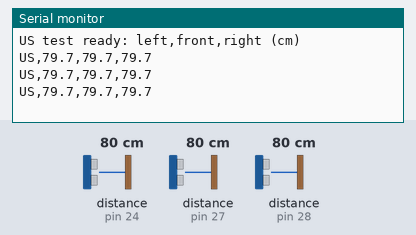
The sketch below on a simulated Arduino Mega 2560, built with avr-gcc and run on an emulated ATmega2560. On the bench: the last lines printed to the serial monitor. Wiring (inferred from the names in the program): 3 × ultrasonic range finder: trigger pin 25, echo pin 24 / trigger pin 26, echo pin 27 / trigger pin 29, echo pin 28. The inputs (shaded band) are chosen by the test bench; at power-on: distance to the obstacle (sensors on pin 24, pin 27, pin 28) 80 cm. The echo pulse lasts 58.3 µs per cm.

Above: at 1.2 s.
1.3 s: distance to the obstacle (sensor on pin 24) set to 2 cm
At 1.92 s:
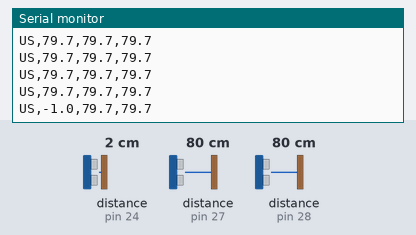
2.8 s: distance to the obstacle (sensor on pin 27) set to 2 cm
At 3.07 s:
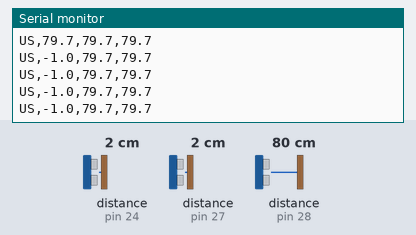
4.3 s: distance to the obstacle (sensor on pin 28) set to 2 cm
At 4.57 s:
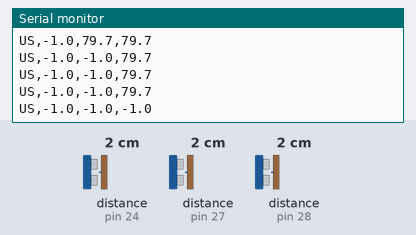
5.8 s: distance to the obstacle (sensor on pin 24) set to 9 cm
At 6.06 s:
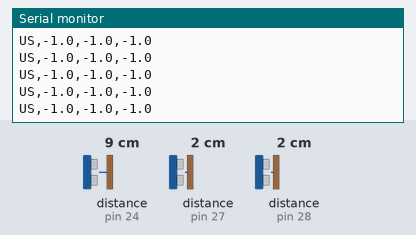
7.3 s: distance to the obstacle (sensor on pin 27) set to 9 cm
At 7.55 s:
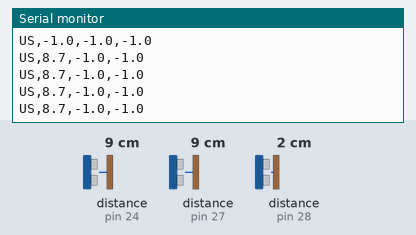
10.3 s: distance to the obstacle (sensor on pin 28) set to 18 cm
At 10.54 s:
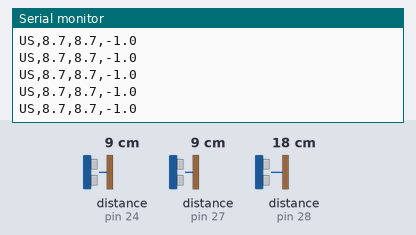
Timing chart, 0 to 13.3 s (numbered marks = the images above; inputs shaded):
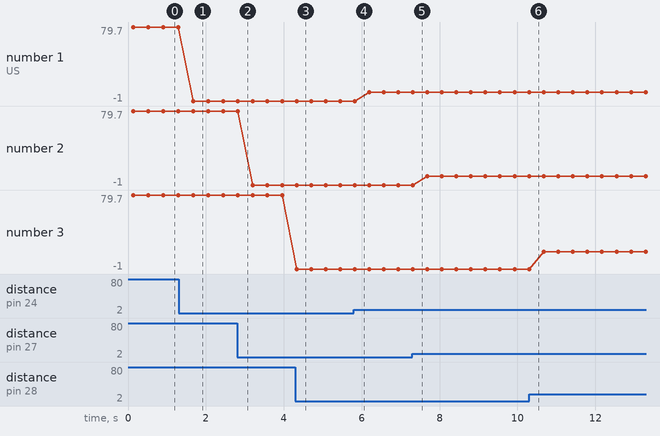

The sketch:

ultrasonic_test.ino
```cpp
/*
  Arduino Mega 2560: three front ultrasonic-sensor wiring test.

  Left front : TRIG 24, ECHO 25
  Front      : TRIG 26, ECHO 27
  Right front: TRIG 28, ECHO 29

  Serial output (115200 baud):
    US,leftCm,frontCm,rightCm
  A value of -1 means the sensor timed out (no valid echo within 30 ms).

  This sketch is deliberately standalone for wiring and mounting validation.
  Do not run it together with the motor/PID sketch.  After validation, merge
  the pins and serial format into the robot firmware using a non-blocking
  polling state machine.
*/

constexpr uint8_t LEFT_TRIG_PIN = 25;
constexpr uint8_t LEFT_ECHO_PIN = 24;
constexpr uint8_t FRONT_TRIG_PIN = 26;
constexpr uint8_t FRONT_ECHO_PIN = 27;
constexpr uint8_t RIGHT_TRIG_PIN = 29;
constexpr uint8_t RIGHT_ECHO_PIN = 28;

constexpr unsigned long ECHO_TIMEOUT_US = 30000UL;
constexpr unsigned long BETWEEN_SENSORS_MS = 60UL;
constexpr unsigned long REPORT_INTERVAL_MS = 250UL;

float readDistanceCm(uint8_t trigPin, uint8_t echoPin) {
  digitalWrite(trigPin, LOW);
  delayMicroseconds(3);
  digitalWrite(trigPin, HIGH);
  delayMicroseconds(10);
  digitalWrite(trigPin, LOW);

  const unsigned long echoUs = pulseIn(echoPin, HIGH, ECHO_TIMEOUT_US);
  if (echoUs == 0) {
    return -1.0F;
  }

  // Round-trip time in microseconds; sound speed is about 0.0343 cm/us.
  const float distanceCm = (echoUs * 0.0343F) / 2.0F;
  return (distanceCm >= 5.0F && distanceCm <= 400.0F) ? distanceCm : -1.0F;
}

void setup() {
  Serial.begin(9600);

  pinMode(LEFT_TRIG_PIN, OUTPUT);
  pinMode(FRONT_TRIG_PIN, OUTPUT);
  pinMode(RIGHT_TRIG_PIN, OUTPUT);
  pinMode(LEFT_ECHO_PIN, INPUT);
  pinMode(FRONT_ECHO_PIN, INPUT);
  pinMode(RIGHT_ECHO_PIN, INPUT);

  digitalWrite(LEFT_TRIG_PIN, LOW);
  digitalWrite(FRONT_TRIG_PIN, LOW);
  digitalWrite(RIGHT_TRIG_PIN, LOW);
  Serial.println(F("US test ready: left,front,right (cm)"));
}

void loop() {
  const float leftCm = readDistanceCm(LEFT_TRIG_PIN, LEFT_ECHO_PIN);
  delay(BETWEEN_SENSORS_MS);

  const float frontCm = readDistanceCm(FRONT_TRIG_PIN, FRONT_ECHO_PIN);
  delay(BETWEEN_SENSORS_MS);

  const float rightCm = readDistanceCm(RIGHT_TRIG_PIN, RIGHT_ECHO_PIN);

  Serial.print(F("US,"));
  Serial.print(leftCm, 1);
  Serial.print(',');
  Serial.print(frontCm, 1);
  Serial.print(',');
  Serial.println(rightCm, 1);

  delay(REPORT_INTERVAL_MS);
}
```

Measured:
- after the input at 1.3 s, the serial monitor: prints a new line after 0.38 s (image 1)
- after the input at 4.3 s, the serial monitor: prints a new line at once (image 3)
- plotted number 1: 79.7 → -1 after the input at 1.3 s, -1 → 8.7 after the input at 5.8 s
- plotted number 3: -1 → 17.7 after the input at 10.3 s
